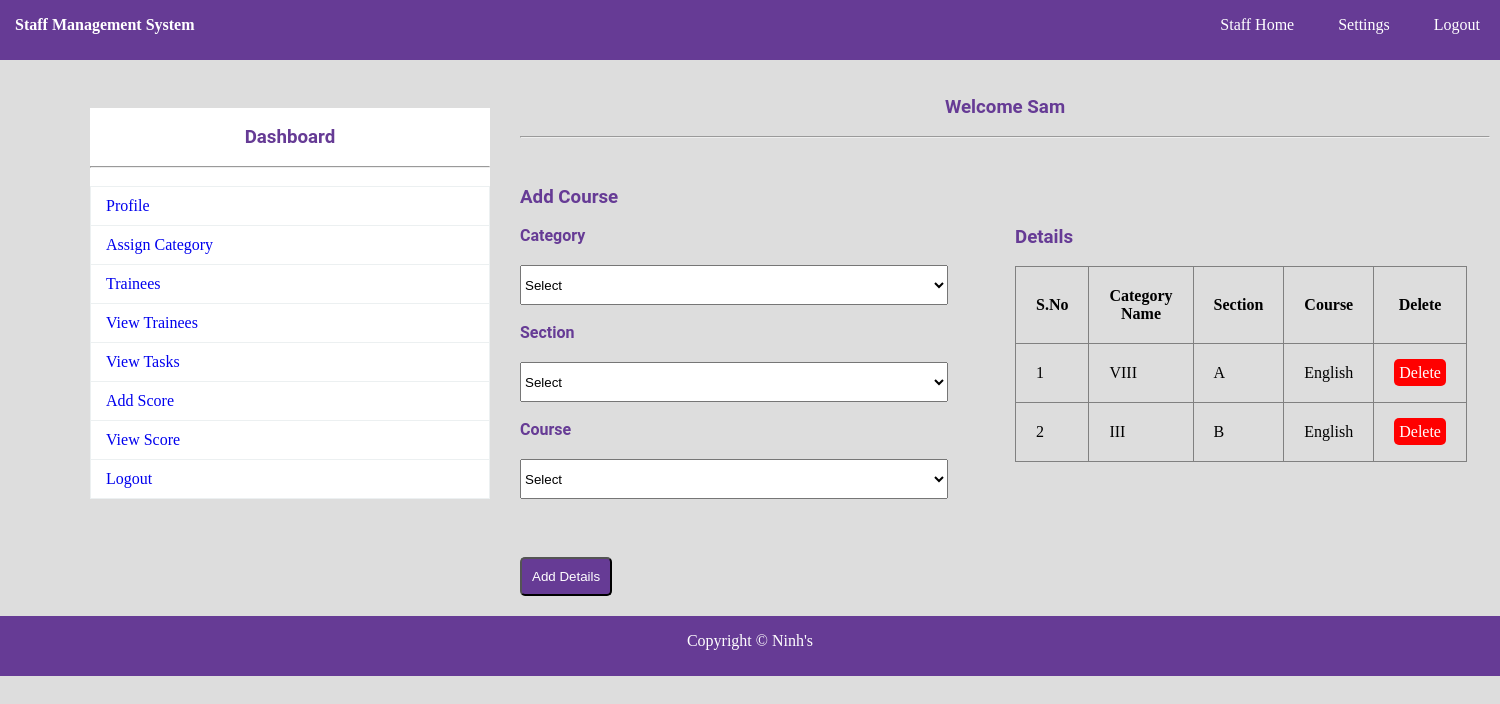
The app's page /handle_class.php (signed in) with its own data.
### tables this page shows
CREATE TABLE IF NOT EXISTS `hcategory` (
  `HID` int(11) NOT NULL AUTO_INCREMENT,
  `TID` int(11) NOT NULL,
  `CLA` varchar(150) NOT NULL,
  `SEC` varchar(150) NOT NULL,
  `SUB` varchar(150) NOT NULL,
  PRIMARY KEY (`HID`)
);

### handle_class.php (the view, shortened to what this page needs)
<?php
	include"database.php";
?>
<!DOCTYPE html>
<html>
	<head>
		<link rel="stylesheet" type="text/css" href="css/style.css">
	</head>
	<body>
		<?php include"navbar.php";?><br>
			<div id="section">
				<?php include"sidebar.php";?><br>
					<h3 class="text">Welcome <?php echo $_SESSION["TNAME"]; ?></h3><br><hr><br>
				<div class="content">
					<h3>Add Course</h3><br>
					<div class="lbox1">
					<form  method="post" action="<?php echo $_SERVER["PHP_SELF"];?>">
					<label>Category</label><br>
						<select name="cla" required class="input3">
							<?php
								$sl="select DISTINCT(CNAME) from category";
								$r=$db->query($sl);
								 if($r->num_rows>0)
								 {
									 echo "<option value=''>Select</option>";
								 }
							?>
						</select>
					<br><br>
					<label>Section</label><br>
						<select name="sec" required class="input3">
						<?php
							$sl="select DISTINCT(CSEC) from category";
							$r=$db->query($sl);
								if($r->num_rows>0)
								{
									echo "<option value=''>Select</option>";
								}
						?>
						</select><br></br>
					<label>Course</label><br>
						<select name="sub" required class="input3">
						<?php
							$s="select * from course";
							$re=$db->query($s);
							if($re->num_rows>0)
							{
								echo "<option value=''>Select</option>";
							}
						?>
						</select>
					<br><br>
					<button type="submit" class="btn" name="submit">Add Details</button>
					</form>
					</div>
					<div class="rbox1">
					<h3> Details</h3><br>
					<table border="1px" >
						<tr>
							<th>S.No</th>
							<th>Category Name</th>
							<th>Section</th>
							<th>Course</th>
							<th>Delete</th>
						</tr>
						<?php
							$s="select * from hcategory";
							$res=$db->query($s);
							if($res->num_rows>0)
							{
								$i=0;
								while($r=$res->fetch_assoc())
								{
									$i++;
									echo"
									<tr>
										<td>{$i}</td>
										<td>{$r["CLA"]}</td>
										<td>{$r["SEC"]}</td>
										<td>{$r["SUB"]}</td>
										<td><a href='hclass.php?id={$r["HID"]}' class='btnr'>Delete</a></td>
									</tr>
									";
								}
							}
						?>
						</table>
					</div>
				</div>
			</div>
				<?php include"footer.php";?>
	</body>
</html>

### css/style.css (style rules this page uses)
* { padding:0px; margin:0px; }
html { background:#dddddd; }
a { text-decoration:none; }
h1,h2,h3,h4,h5,h6,label { font-family:roboto; color:#663b95; }
.btn { border-radius:5px; padding:10px; background:#663b95; color:white; margin-top:40px; }
.btnr { border-radius:5px; padding:5px; background:#ff0000; color:white; }
label { font-weight:bold; }
.text { text-align:center; }
#section { height:auto; width:1400px; margin-left:90px; font-family:cambria; }
.content { margin-top:30px; height:auto; width:950px; float:left; }
tr,td,th { padding:20px; }
.input3 { width:90%; height:40px; margin-top:20px; }
table { border-collapse:collapse; }
.lbox1 { width:50%; margin-right:20px; float:left; }
.rbox1 { width:45%; float:left; }
.rbox1 table { width:100%; }

### records on screen
hcategory: CLA "VIII", SEC "A", SUB "English"
hcategory: CLA "III", SEC "B", SUB "English"

### other values on screen
$_SESSION["TNAME"] "Sam"
